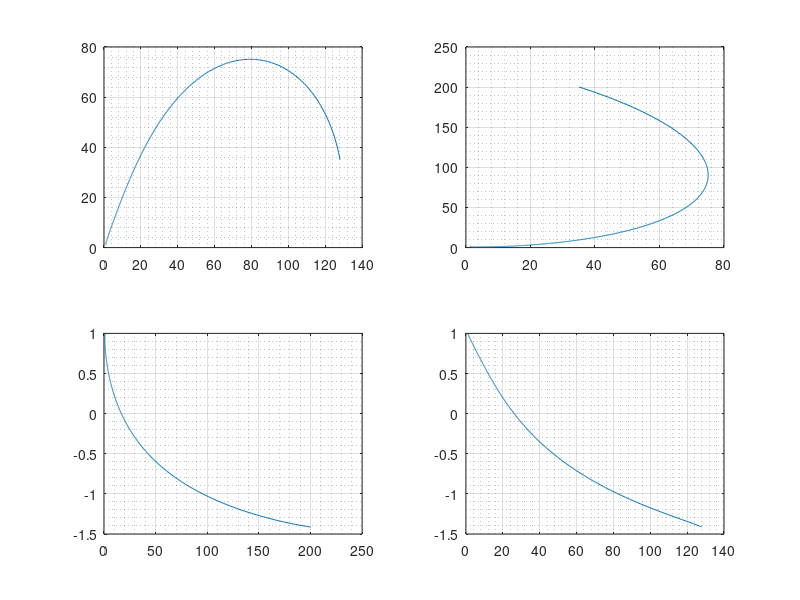

Write MATLAB code to recreate this figure. (Note: this script raises an error after producing the figure.)
clear; close all; clc;
tic
h = 0.0001;     % Tamanio de paso

% Parametros
a = 40.0; b = 90.0; c = 16.0; d = 15.0;

z1 = []; z2 = []; z3 = []; z4 = []; z5 = []; data = [];
% Asignacion de condicion inicial
ini_cond = [1.0 1.0 1.0 1.0 1.0]';    % Condiciones iniciales
z1(1) = ini_cond(1);
z2(1) = ini_cond(2);
z3(1) = ini_cond(3);
z4(1) = ini_cond(4);
z5(5) = ini_cond(5);

% Algoritmo forward euler
for i = 1:1000
    % Operacioness 
    op11 = z2(i)-z1(i);         
    op12 = a*op11;              
    op13 = z2(i)*z3(i);         
    op14 = op12 + op13;        
    op15 = op14 + z4(i);        
    op16 = op15*h;              
    z1(i+1) = z1(i) + op16;     % Listo
    
    op21 = b - z3(i);
    op22 = op21*z1(i);
    op23 = c*z4(i);
    op24 = op22 + op23;
    op25 = op24*h;              
    z2(i+1) = z2(i) + op25;     % Mas grandes las operaciones

%     op31 = z1(i)*z1(i);
%     op32 = z1(i)*z2(i); 
%     op33 = op31 + op32;
%     op34 = d*z3(i);
%     op35 = op33 - op34;
%     op36 = op35*h;
%     z3(i+1) = z3(i) + op36;    % Mas grandes las operaciones

    op31 = z1(i)*z1(i);
    op32 = d*z3(i);
    op33 = op31 - op32;
    op34 = z1(i)*z2(i); 
    op35 = op33 + op34;
    op36 = op35*h;
    z3(i+1) = z3(i) + op36;    % listo

    op41 = z5(i) - z2(i);
    op42 = op41*h;
    z4(i+1) = z4(i) + op42;  % Listo

    op51 = z5(i)*h;
    z5(i+1) =z5(i) - op51;

    data(i,:) = [z1(i+1),z2(i+1),z3(i+1),z4(i+1),z5(i+1),op11,op12,op13,op14,op15,op16,op21,op22,op23,op24,op25,op31,op32,op33,op34,op35,op36,op41,op42,op51];
    %fprintf("%f,%f,%f,%f,%f,%f,%f,%f,%f,%f,%f,%f,%f,%f,%f,%f,%f,%f,%f,%f,%f,%f,%f,%f,%f\n",z1(i+1),z2(i+1),z3(i+1),z4(i+1),z5(i+1),op11,op12,op13,op14,op15,op16,op21,op22,op23,op24,op25,op31,op32,op33,op34,op35,op36,op41,op42,op51);
end

% f = figure; f.Position(1:2) = [800 800]; % [right bottom]
subplot(2,2,1); plot(z1,z2); grid on; grid minor;
subplot(2,2,2); plot(z2,z3); grid on; grid minor;
subplot(2,2,3); plot(z3,z4); grid on; grid minor;
subplot(2,2,4); plot(z1,z4); grid on; grid minor;

check_max = max(data,[],'all')
check_min = min(data,[],'all')

toc
% text = ["z1(i+1)","z2(i+1)","z3(i+1)","z4(i+1)","z5(i+1)","op11","op12","op13","op14","op15","op16","op21","op22","op23","op24","op25","op31","op32","op33","op34","op35","op36","op41","op42","op51"];
% data = [text ; data];
% csvwrite("test.csv",data)
% Nota algo de suma importancia que acabo de notar es que dependiendo del 
% orden de las operaciones cambia el resultado, si realizamos primero la
% suma del parametro que tiene d z z2z3 el resultado cambia ligeeramente.
% 20,43